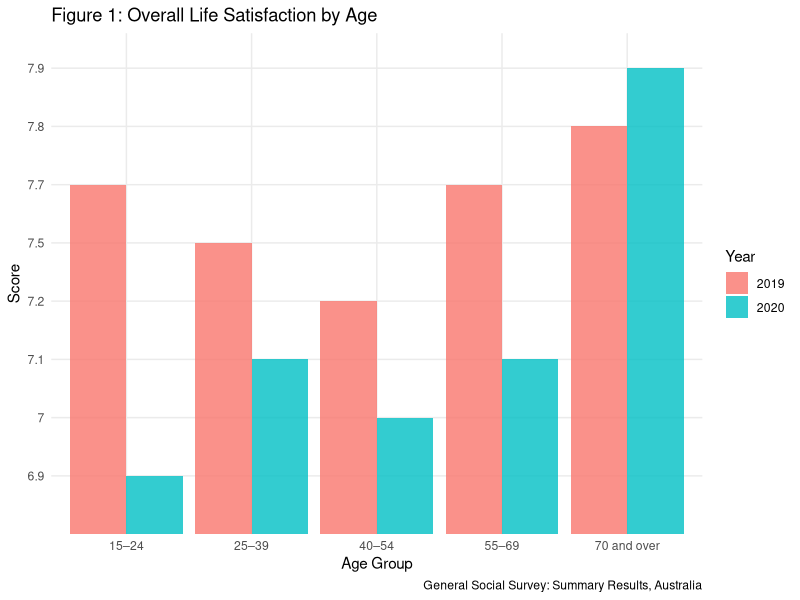
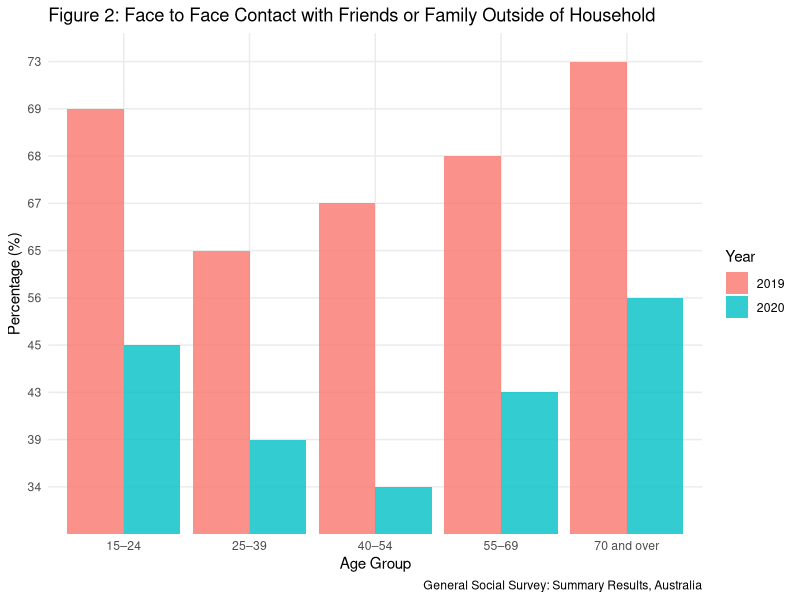

Source code (R) for these figures, in order: (Note: this script raises an error after producing the figures.)
#Set Up
library(tidyverse)
library(knitr)
library(dplyr)

#Overall Life Satisfaction Table - Data Section
satisfaction <- read_csv(file = "Graph 1_ Overall life satisfaction by Age, 2014 - 2020.csv")
satisfaction <- data.frame(satisfaction)
satisfaction <- subset(satisfaction, select = c(1, 3, 4))
satisfaction <- satisfaction[c(2, 3, 4, 5, 6), ]
colnames(satisfaction) <- c('Age Group', '2019', '2020')

g1 <- 
  satisfaction |>
  gather(Year, Score, 2:3)

#Face to Face Contact Table - Data Section
contact <- read_csv(file = "Graph 4_ Face to face contact with family or friends living outside their household by Age, 2019 and 2020.csv")
contact <- data.frame(contact)
contact <- subset(contact, select = c(1, 2, 3))
contact <- contact[c(2, 3, 4, 5, 6), ]
colnames(contact) <- c('Age Group', '2019', '2020')

g2 <- 
  contact |>
  gather(Year, Percentage, 2:3)

#Visualization of Tables 1 and 2
satisfaction |>
  select(`Age Group`, `2019`, `2020`) |>
  slice(1:5) |>
  kable(
    caption = "Overall Life Satisfaction by Age", 
    col.names = c("Age Group", "2019 Score", "2020 Score"),
    digits = 1,
    booktabs = TRUE, 
    linesep = ""
  )
contact |>
  select(`Age Group`, `2019`, `2020`) |>
  slice(1:5) |>
  kable(
    caption = "Face to Face Contact with Family or Friends Outside of Their Household", 
    col.names = c("Age Group", "2019 (%)", "2020 (%)"),
    digits = 1,
    booktabs = TRUE, 
    linesep = ""
  )

#Visualization of Graphs 1 and 2
g1 |> 
  ggplot(aes(x = `Age Group`, y = Score, group = Year, fill = Year)) +
  geom_col(position = "dodge", alpha = 0.8) +
  theme_minimal() + 
  labs(x = "Age Group", y = "Score", title = "Figure 1: Overall Life Satisfaction by Age", caption = "General Social Survey: Summary Results, Australia")


g2 |> 
  ggplot(aes(x = `Age Group`, y = Percentage, group = Year, fill = Year)) +
  geom_col(position = "dodge", alpha = 0.8) +
  theme_minimal() + 
  labs(x = "Age Group", y = "Percentage (%)", title = "Figure 2: Face to Face Contact with Friends or Family Outside of Household", caption = "General Social Survey: Summary Results, Australia")

#Combined Table of the two - Result Section
change <- merge(satisfaction, contact, by = "Age Group")

change <- 
  change |>
  select(`Age Group`, `2019.x`, `2020.x`, `2019.y`, `2020.y`) |>
  mutate(s_decrease = (as.numeric(`2019.x`) - as.numeric(`2020.x`))/as.numeric(`2019.x`), c_decrease = (as.numeric(`2019.y`) - as.numeric(`2020.y`))/as.numeric(`2019.y`))
colnames(change) <- c("Age Group", "s_2019", "s_2020", "c_2019", "c_2020", "s_decrease", "c_descrease")

g3 <- 
  change |>
  gather(decrease, Percentage, 6:7)

#Visualization of the table 3
change <- 
  change |> 
  select(`Age Group`, s_decrease, c_decrease) |>
  mutate(s_decrease = as.numeric(s_decrease)*100, c_decrease = as.numeric(c_decrease) * 100)

change |>
  select(`Age Group`, "s_decrease", "c_decrease") |>
  slice(1:5) |>
  kable(
    caption = "Percentage Decrease in Satisfaction Score and Face to Face Contact between 2019 and 2020", 
    col.names = c("Age Group", "Satifaction (%)", "Contact (%)"),
    digits = 1,
    booktabs = TRUE, 
    linesep = ""
  )
#Visualization of the graph 3
g3 |> 
  ggplot(aes(x = `Age Group`, y = Percentage, group = `decrease`, fill = `decrease`)) +
  geom_col(position = "dodge", alpha = 0.8) +
  theme_minimal() + 
  labs(x = "Age Group", y = "Decreases in scores between 2019 and 2020", title = "Figure 3: Relationship between Face to Face Contact and Life Satisfaction", caption = "General Social Survey: Summary Results, Australia")

#Demographics Table
demographics <- read_csv(file = "GSS_Table1.csv")
demographics <- data.frame(demographics)
demographics <- subset(demographics, select = c(1, 2, 3, 4, 6, 7, 8))
demographics <- demographics[c(95:99), ]
colnames(demographics) <- c('Age Group', '2019_Male', '2019_Female', '2019_Total', '2020_Male', '2020_Female', '2020_Total')
demographics <- 
  demographics |>
  select(`Age Group`, `2019_Male`, `2019_Female`, `2019_Total`, `2020_Male`, `2020_Female`, `2020_Total`) |>
  mutate(`2019_Total` = gsub(",", "", `2019_Total`)) |>
  mutate(`2019_Male` = gsub(",", "", `2019_Male`)) |>
  mutate(`2019_Female` = gsub(",", "", `2019_Female`)) |>
  mutate(`2020_Total` = gsub(",", "", `2020_Total`)) |>
  mutate(`2020_Male` = gsub(",", "", `2020_Male`)) |>
  mutate(`2020_Female` = gsub(",", "", `2020_Female`)) |>
  mutate(`2019_Other` = as.numeric(`2019_Total`) - as.numeric(`2019_Male`) - as.numeric(`2019_Female`)) |> 
  mutate(`2020_Other` = as.numeric(`2020_Total`) - as.numeric(`2020_Male`) - as.numeric(`2020_Female`))

#Visualization of Table 4
demographics |>
  select(`Age Group`, `2019_Male`, `2019_Female`,  `2019_Other`, `2019_Total`, `2020_Male`, `2020_Female`, `2020_Other`, `2020_Total`) |>
  slice(1:5) |>
  kable(
    caption = "Demographics of the Survey Respondents", 
    col.names = c("Age Group", "Male", "Female", "Other", "Total", "Male", "Female", "Other", "Total"),
    digits = 1,
    booktabs = TRUE, 
    linesep = ""
  ) |>  
  add_header_above(c(" " = 1, "2019" = 4, "2020" = 4))

#Visualization of Graphs 4 and 5 (Age and Gender Distribution) - Data Section
age <- 
  demographics |>
  select(`Age Group`, `2019_Total`, `2020_Total`) |>
  gather(Total, Count, 2:3)

age |> 
  ggplot(aes(x = `Age Group`, y = Count, group = Total, fill = Total)) +
  geom_col(position = "dodge", alpha = 0.8) +
  theme_minimal() + 
  labs(x = "Age Group", title = "Figure 4: Survey Respondent's Age", caption = "General Social Survey: Summary Results, Australia") + scale_fill_discrete(labels = c("2019", "2020"))

gender <- 
  demographics |>
  select(`2019_Male`, `2019_Female`, `2019_Other`, `2020_Male`, `2020_Female`, `2020_Other`) |>
  gather(Gender, Count, 1:6)

gender <- 
  gender |>
  select(Gender, Count) |>
  mutate(Year = 
           case_when(Gender == "2019_Male" ~ "2019", 
                     Gender == "2019_Female" ~ "2019",
                     Gender == "2019_Other" ~ "2019",
                     Gender == "2020_Male" ~ "2020", 
                     Gender == "2020_Female" ~ "2020", 
                     Gender == "2020_Other" ~ "2020")) |>
  mutate(Gender = 
           case_when(Gender == "2019_Male" ~ "Male", 
                     Gender == "2019_Female" ~ "Female",
                     Gender == "2019_Other" ~ "Other",
                     Gender == "2020_Male" ~ "Male", 
                     Gender == "2020_Female" ~ "Female",
                     Gender == "2020_Other" ~ "Other"))

gender |> 
  ggplot(aes(x = Gender, y = Count, group = Year, fill = Year)) +
  geom_col(position = "dodge", alpha = 0.8) +
  theme_minimal() + 
  labs(x = "Gender", title = "Figure 5: Survey Respondent's Gender Distribution", caption = "General Social Survey: Summary Results, Australia") + scale_fill_discrete(labels = c("2019", "2020"))



